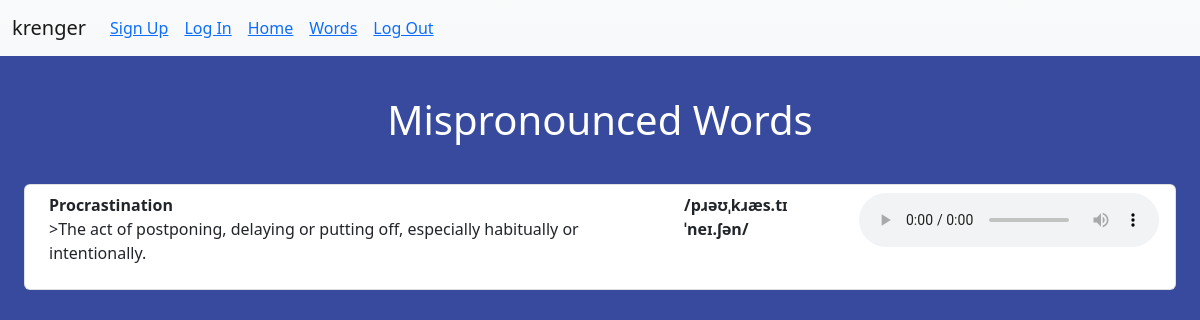
/history/ (signed in), run on an earlier commit of the app's database.
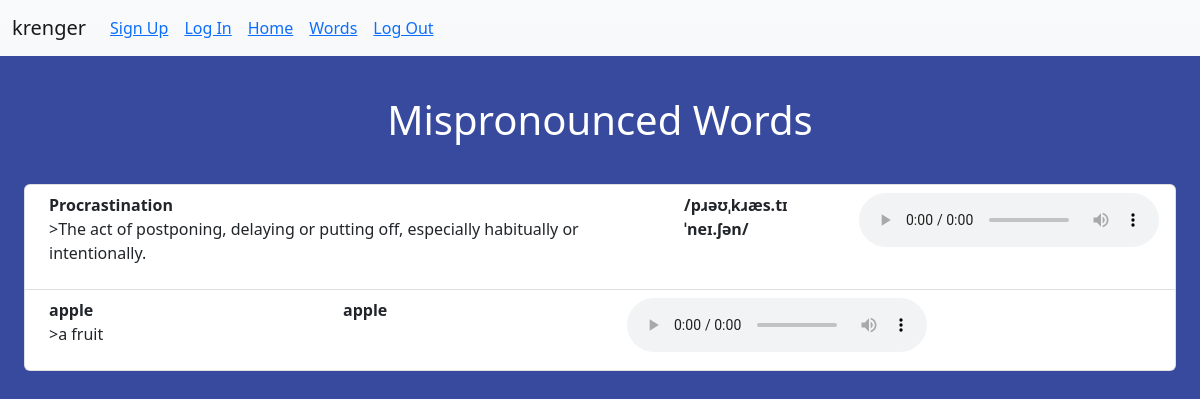
And on a later commit of the database.
### krenger/models.py (models this page shows, shortened)
class WordCard(models.Model):
    name = models.CharField(max_length=100)
    pronunc = models.FileField()
    textPr = models.CharField(max_length=5120)
    define = models.CharField(max_length = 1000)
    user = models.ForeignKey(User,on_delete=models.CASCADE,default=False)

### krenger/views.py (the view, shortened to what this page needs)
# urls.py: path('history/',WordCardView.as_view(),name='archive'),
class WordCardView(ListView):
    model = WordCard
    template_name="krenger/templates/wordcard_list.html"
    def get_queryset(self):
        try:
            return WordCard.objects.filter(user=self.request.user)
        except:
            return HttpResponseRedirect(reverse('user:signup'))

### krenger/templates/wordcard_list.html
{%extends "base.html"%}
{%block content%}
<h1 class="m-3 p-4 text-center text-white">Mispronounced Words</h1>
<ol class="list-group mb-3">
    {% for wordCard in object_list %}
        <li class="list-group-item d-flex justify-content-between align-items-start mx-4">
            <div class="ms-2 me-auto">
                <div class="fw-bold">{{wordCard.name}}</div>
                <p>>{{wordCard.define}}</p>
            </div>
            <div class="ms-2 me-auto">
                <div class="fw-bold">{{wordCard.textPr}}</div>
            </div>
            <div class="ms-2 me-auto">
                <audio controls name="media">
                    <source src="{{wordCard.pronunc}}" type="audio/mpeg">
                </audio>
            </div>
        </li>
    {%empty%}
        <li>none</li>
    {%endfor%}
</ol>
{% endblock content%}

What changed in the data, as far as the page shows it:
added WordCard: name "apple", define "a fruit", textPr "apple"
